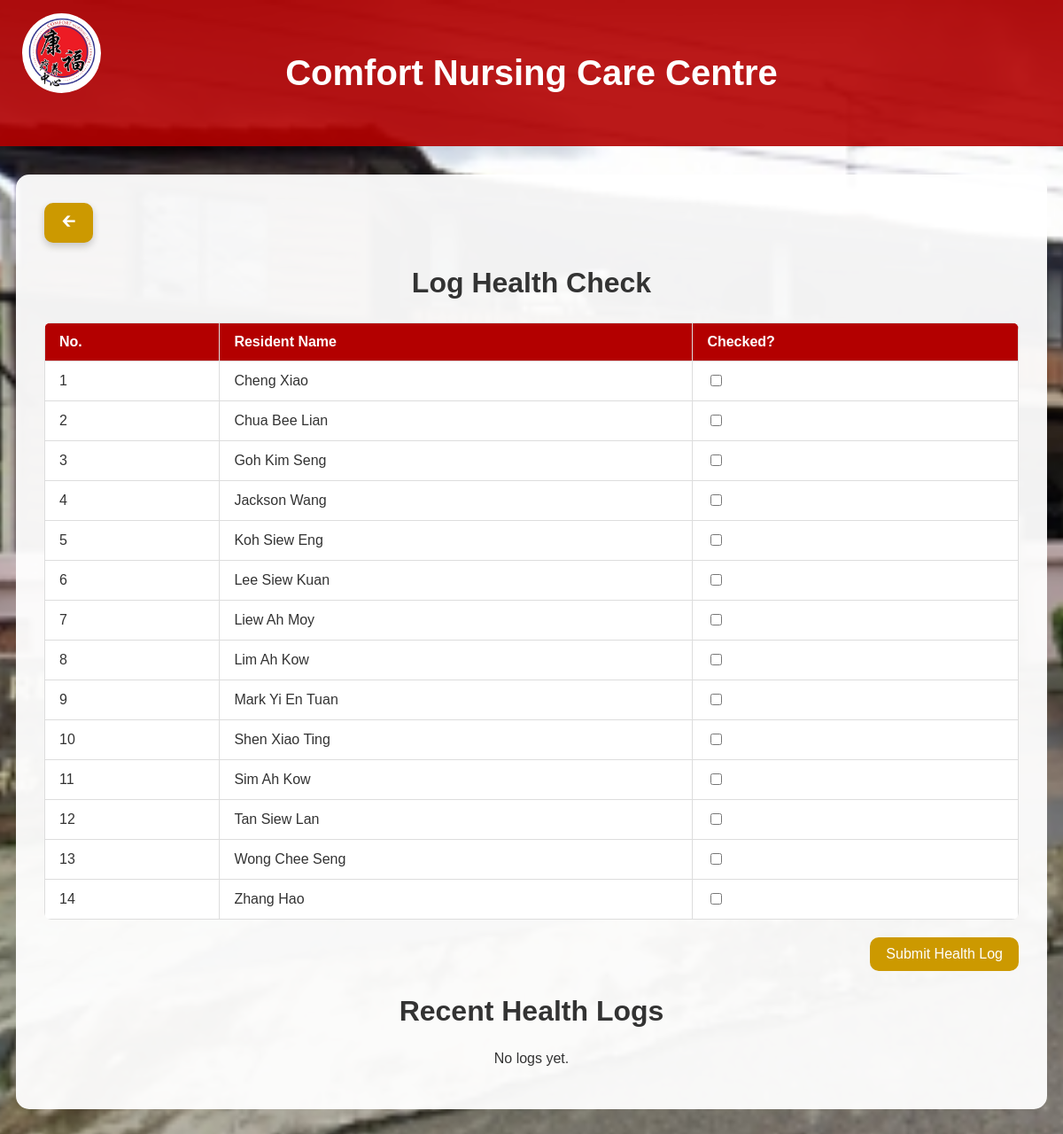
/staff/log_health.php (signed in), run on the app's committed database.
### tables this page shows
CREATE TABLE `residents` (
  `resident_id` int(11) NOT NULL,
  `name` varchar(100) NOT NULL,
  `IC_number` varchar(20) NOT NULL,
  `age` int(11) DEFAULT NULL,
  `gender` enum('male','female') NOT NULL,
  `medical_history` text DEFAULT NULL,
  `allergies` text DEFAULT NULL,
  `care_plan` text DEFAULT NULL,
  `assigned_staff_id` int(11) DEFAULT NULL
);

### staff/log_health.php (the view, shortened to what this page needs)
<?php
include_once '../config/db.php';
$user_id = $_SESSION['user_id'];
$stmt = $conn->prepare("SELECT staff_id FROM staff WHERE user_id = ?");
$stmt->bind_param("i", $user_id);
$stmt->execute();
$result = $stmt->get_result();
$staff_id = $result->fetch_assoc()['staff_id'];
$residents = $conn->query("SELECT resident_id, name FROM residents ORDER BY name ASC");
$logs = $conn->prepare("
    SELECT r.name, h.date, h.notes, h.treatment_given
    FROM health_logs h
    JOIN residents r ON h.resident_id = r.resident_id
    WHERE h.staff_id = ?
    ORDER BY h.date DESC
");
$logs->bind_param("i", $staff_id);
$logs->execute();
$log_result = $logs->get_result();
?>
<!DOCTYPE html>
<html>
<head>
    <link rel='stylesheet' href='../css/style.css'>
</head>
<body>
<header><img src="../images/logo.png" alt="Logo" class="header-logo">Comfort Nursing Care Centre</header>
<div class='container'>
<a href="staff_menu.php" class="arrow-button">🡰</a>
<h2>Log Health Check</h2>
<form method="POST">
    <table>
        <tr>
            <th>No.</th>
            <th>Resident Name</th>
            <th>Checked?</th>
        </tr>
        <?php $no = 1; while ($row = $residents->fetch_assoc()): ?>
            <tr>
                <td><?= $no++ ?></td>
                <td><?= htmlspecialchars($row['name']) ?></td>
                <td><input type="checkbox" name="checked[]" value="<?= $row['resident_id'] ?>"></td>
            </tr>
        <?php endwhile; ?>
    </table>
    <div class="bottom-right">
        <button type="submit">Submit Health Log</button>
    </div>
</form>
<h2>Recent Health Logs</h2>
<?php if ($log_result->num_rows > 0): ?>
    <table>
        <tr>
            <th>No.</th>
            <th>Resident</th>
            <th>Date</th>
            <th>Notes</th>
            <th>Treatment</th>
        </tr>
        <?php $no = 1; while ($log = $log_result->fetch_assoc()): ?>
            <tr>
                <td><?= $no++ ?></td>
                <td><?= htmlspecialchars($log['name']) ?></td>
                <td><?= $log['date'] ?></td>
                <td><?= htmlspecialchars($log['notes']) ?></td>
                <td><?= htmlspecialchars($log['treatment_given']) ?></td>
            </tr>
        <?php endwhile; ?>
    </table>
<?php else: ?>
    <p style="text-align:center;">No logs yet.</p>
<?php endif; ?>
</div>
</body>
</html>

### css/style.css (style rules this page uses)
* { font-family: "Trebuchet MS", Helvetica, sans-serif; }
body { background: url('../images/bg.jpeg') no-repeat center center fixed; background-size: cover; margin: 0; padding: 0; color: #333; }
header { background-color: rgba(179, 0, 0, 0.9); color: white; padding: 1.5em 2em; text-align: center; font-size: 2.5em; font-weight: bold; position: relative; }
.header-logo { position: absolute; top: 15px; left: 25px; height: 80px; background-color: white; border-radius: 50%; padding: 5px; }
h2 { text-align: center; font-size: 2em; }
.container { background: rgba(255,255,255,0.95); margin: 2em auto; padding: 2em; border-radius: 15px; max-width: 1100px; }
button, input[type=submit], a.button { background-color: #cc9900; color: white; padding: 10px 18px; border: none; border-radius: 10px; cursor: pointer; font-size: 1em; text-decoration: none; }
table { width: 100%; border-collapse: collapse; background-color: white; border-radius: 8px; overflow: hidden; margin-top: 20px; }
th, td { padding: 12px 16px; border: 1px solid #ddd; text-align: left; }
th { background-color: #b30000; color: white; }
.arrow-button { display: inline-flex; align-items: center; justify-content: center; width: 55px; height: 45px; background-color: #cc9900; border-radius: 10px; font-size: 20px; text-decoration: none; box-shadow: 0 4px 8px rgba(0, 0, 0, 0.2); transition: transform 0.2s; color: white; }
.bottom-right { margin-top: 20px; text-align: right; }

### data on the page
residents: name "Cheng Xiao"
residents: name "Chua Bee Lian"
residents: name "Goh Kim Seng"
residents: name "Jackson Wang"
residents: name "Koh Siew Eng"
residents: name "Lee Siew Kuan"
residents: name "Liew Ah Moy"
residents: name "Lim Ah Kow"
residents: name "Mark Yi En Tuan"
residents: name "Shen Xiao Ting"
residents: name "Sim Ah Kow"
residents: name "Tan Siew Lan"
residents: name "Wong Chee Seng"
residents: name "Zhang Hao"
